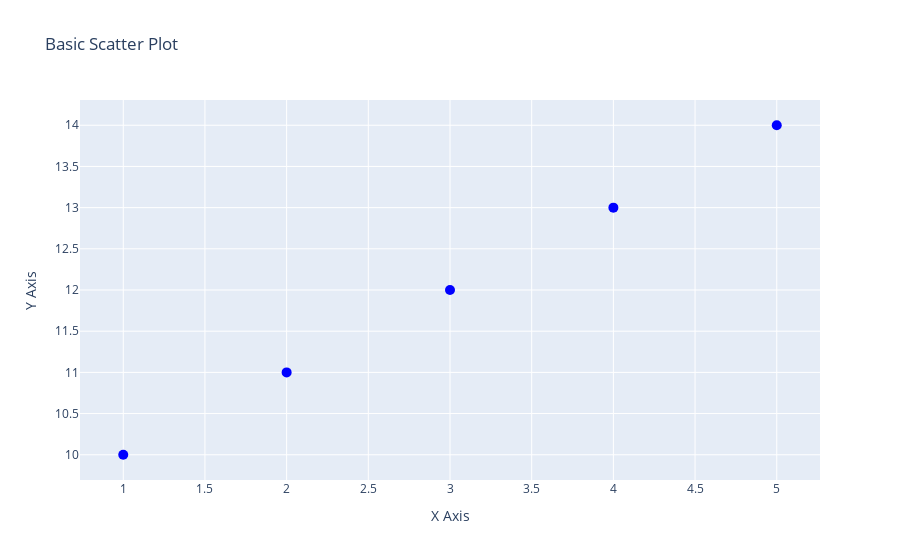

This figure's notebook cell:
### Code cell
'''# Create the figure
fig = go.Figure()

# Add a scatter trace
fig.add_trace(go.Scatter(
    x=[1, 2, 3, 4, 5],  # X values
    y=[10, 11, 12, 13, 14],  # Y values
    mode='markers',  # Display markers (points)
    marker=dict(size=10, color='blue')  # Marker styling
))

# Set the title and axis labels
fig.update_layout(
    title='Basic Scatter Plot',
    xaxis_title='X Axis',
    yaxis_title='Y Axis'
)

# Display the plot
fig.show()

### Figure 1 — Plotly figure (JSON) as saved in the notebook; plotly's stock layout.template omitted (floating-point values rounded to 4 significant figures)
{"data": [{"marker": {"color": "blue", "size": 10}, "mode": "markers", "type": "scatter", "x": [1, 2, 3, 4, 5], "y": [10, 11, 12, 13, 14]}], "layout": {"autosize": true, "title": {"text": "Basic Scatter Plot"}, "xaxis": {"autorange": true, "range": [0.7445, 5.256], "title": {"text": "X Axis"}, "type": "linear"}, "yaxis": {"autorange": true, "range": [9.592, 14.41], "title": {"text": "Y Axis"}, "type": "linear"}}}
